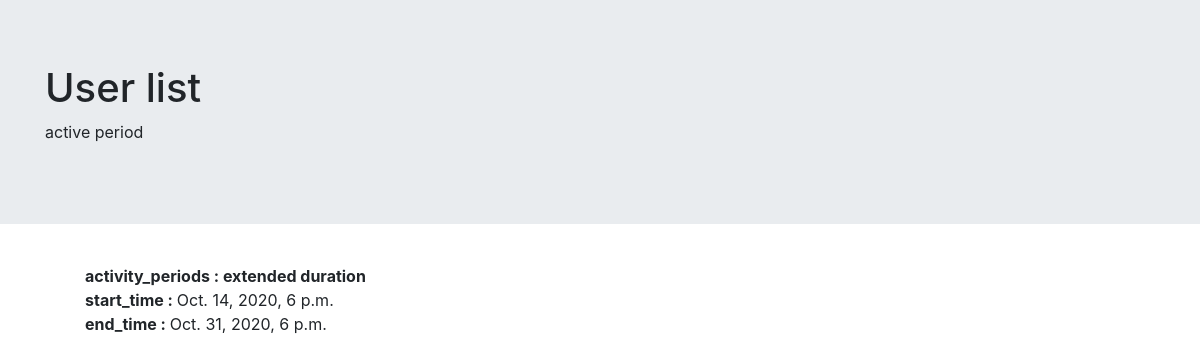
The page /1 on the database its author committed.
### apptwo/models.py (models this page shows)
class activity_periods1(models.Model):
    activity_periods = models.ForeignKey(usernames,on_delete=models.CASCADE,related_name="activity_periods1")
    start_time = models.DateTimeField()
    end_time = models.DateTimeField()
    class meta:
          db_table = "activity_periods1"

### apptwo/views.py (the view)
# urls.py: path('<pk>',views.Details.as_view(),name='Details'),
class Details(DetailView):
    context_object_name = 'details2'
    model=models.usernames
    template_name='details.html'

### template/details.html (shortened to what this page needs)
<!DOCTYPE html>
{% extends 'home.html' %}
{% block body-block %}
{% load static %}
<html lang="en" dir="ltr">
  <head>
  </head>
  <body>
<div>
       <ul>
          {% for activity in details2.activity_periods1.all %}
               <span><strong>activity_periods : extended duration </strong></span></br>
               <div><strong>start_time : </strong>{{activity.start_time}}</div>
               <div><strong>end_time : </strong>{{activity.end_time}}</div>
           {% endfor %}
       </ul>
     </div>
  </body>
{% endblock %}

### rows shown on the page
activity_periods1: start_time "Oct. 14, 2020, 6 p.m.", end_time "Oct. 31, 2020, 6 p.m."
